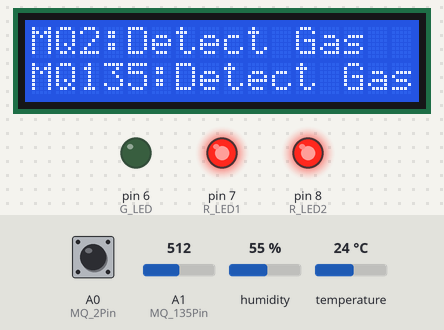
This sketch was run on a simulated Arduino Uno, built with avr-gcc and run on an emulated ATmega328P. Parts: 16×2 character LCD, output pins drawn as LEDs (lit = HIGH). Inputs (shaded band) come from the test bench; at power-on: A1 (MQ_135Pin) = 512, A0 (MQ_2Pin) HIGH, humidity 55 %, temperature 24 °C.

Above: at 2.2 s.
2.3 s: A1 (MQ_135Pin) set to 240
At 3.4 s:
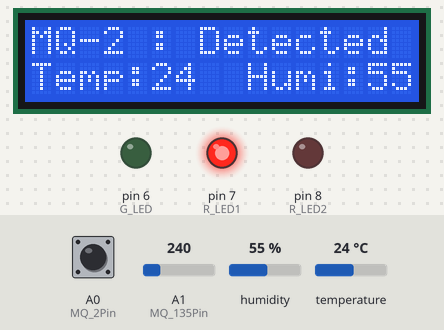
4.1 s: A0 (MQ_2Pin) pulled LOW for 0.6 s
At 4.9 s:
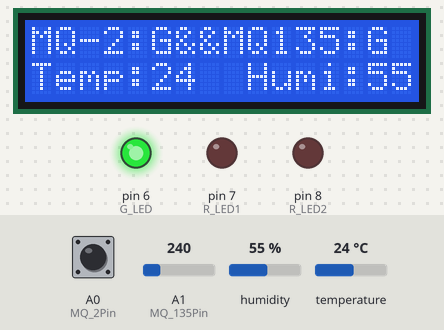
10.8 s: humidity set to 22 %
At 12.5 s:
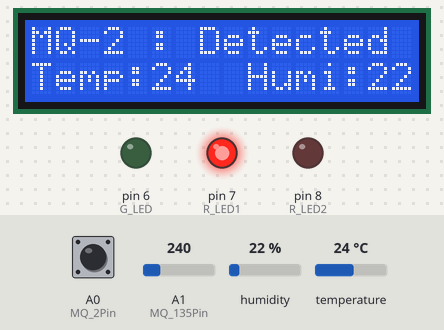
12.8 s: temperature set to 12 °C
At 14.6 s:
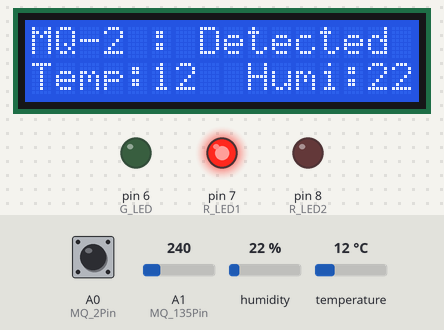
14.9 s: A0 (MQ_2Pin) pulled LOW for 1 s
At 15.4 s:
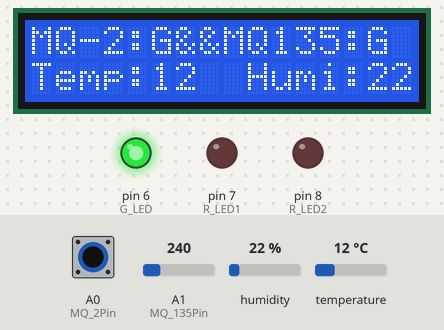
17.4 s: humidity set to 40 %
At 18.0 s:
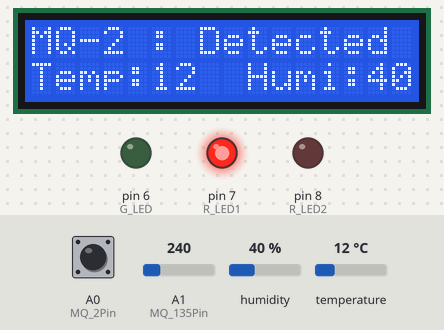
Timing chart, 0 to 20.0 s (numbered marks = the images above; inputs shaded):
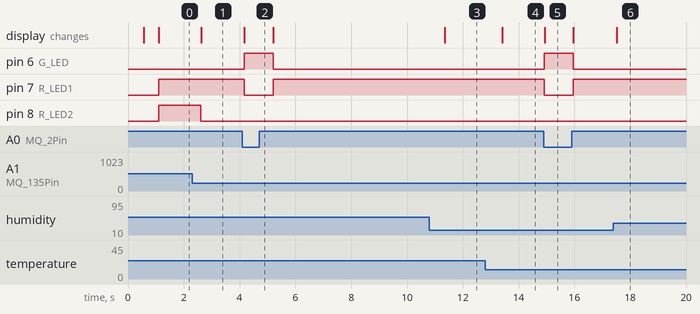

Measured:
- after the input at 2.3 s, pin 8 (R_LED2): HIGH → LOW after 0.32 s; the display: changes after 0.32 s (image 1)
- after the input at 4.1 s, pin 6 (G_LED): LOW → HIGH after 0.06 s, → LOW 1.0 s later; pin 7 (R_LED1): HIGH → LOW after 0.06 s, → HIGH 1.0 s later; the display: changes after 0.06 s (image 2)
- after the input at 10.8 s, the display: changes after 0.56 s (image 3)
- after the input at 12.8 s, the display: changes after 0.61 s (image 4)
- after the input at 14.9 s, pin 6 (G_LED): LOW → HIGH at once, → LOW 1.0 s later; pin 7 (R_LED1): HIGH → LOW at once, → HIGH 1.0 s later; the display: changes at once (image 5)
- after the input at 17.4 s, the display: changes after 0.11 s (image 6)

The sketch:

Environment_Arduino.ino
```cpp
/*Humidity sensor lib*/
#include <Adafruit_Sensor.h>
#include <DHT.h>
/*LCD Lib*/
#include <LiquidCrystal.h>

const int RS = 12, EN = 11, D4 = 2, D5 = 3, D6 = 4, D7 = 5;
const int MQ_2Pin =A0;
const int MQ_135Pin = A1;
const int DHT11_PIN =13;
const int G_LED = 6;
const int R_LED1 = 7;
const int R_LED2 = 8;


int threshold = 250;

LiquidCrystal lcd(RS, EN, D4, D5, D6, D7);
DHT dht(DHT11_PIN,DHT11);


void setup() {
    lcd.begin(16, 2);
    dht.begin();
    pinMode(MQ_2Pin, INPUT_PULLUP);
    pinMode(MQ_135Pin, INPUT);
    pinMode(G_LED, OUTPUT);
    pinMode(R_LED1, OUTPUT);
    pinMode(R_LED2, OUTPUT);

    lcd.setCursor(6, 0);
    lcd.print("Hello");
    delay(500);

    lcd.clear();
    lcd.setCursor(2, 0);
    lcd.print("Environment");
    lcd.setCursor(4, 1);
    lcd.print("Monitor");
    delay(500);
    lcd.clear();

}

void loop() {
int gas_135value = analogRead(MQ_135Pin);
int gas_2value = digitalRead(MQ_2Pin);
int temp=dht.readTemperature();
int hum=dht.readHumidity();

lcd.clear();
if(gas_2value==HIGH&&gas_135value>threshold)
{
  digitalWrite(R_LED2, HIGH);
  digitalWrite(R_LED1, HIGH);
  digitalWrite(G_LED, LOW);

  lcd.setCursor(0, 0);
  lcd.print("MQ2:Detect Gas");

  lcd.setCursor(0, 1);
  lcd.print("MQ135:Detect Gas");

  delay(500);


}
else if(gas_2value==HIGH&&gas_135value<threshold)
{

  digitalWrite(R_LED2, LOW);
  digitalWrite(R_LED1, HIGH);
  digitalWrite(G_LED, LOW);

  lcd.setCursor(0, 0);
  lcd.print("MQ-2 : Detected");

  lcd.setCursor(0, 1);
  lcd.print("Temp:");
  lcd.setCursor(5, 1);
  lcd.print(temp);

  lcd.setCursor(9, 1);
  lcd.print("Humi:");
  lcd.setCursor(14, 1);
  lcd.print(hum);

  delay(500);


}
else if(gas_2value==LOW&&gas_135value>threshold)
{
  digitalWrite(R_LED2, HIGH);
  digitalWrite(R_LED1, LOW);
  digitalWrite(G_LED, LOW);

  lcd.setCursor(0, 0);
  lcd.print("MQ-135 :Detected");

  lcd.setCursor(0, 1);
  lcd.print("Temp:");
  lcd.setCursor(5, 1);
  lcd.print(temp);

  lcd.setCursor(9, 1);
  lcd.print("Humi:");
  lcd.setCursor(14, 1);
  lcd.print(hum);

  delay(500);


}else {
  digitalWrite(R_LED2, LOW);
  digitalWrite(R_LED1, LOW);
  digitalWrite(G_LED, HIGH);

  lcd.setCursor(0, 0);
  lcd.print("MQ-2:G&&MQ135:G");

  lcd.setCursor(0, 1);
  lcd.print("Temp:");
  lcd.setCursor(5, 1);
  lcd.print(temp);

  lcd.setCursor(9, 1);
  lcd.print("Humi:");
  lcd.setCursor(14, 1);
  lcd.print(hum);

  delay(500);

}

}
```
